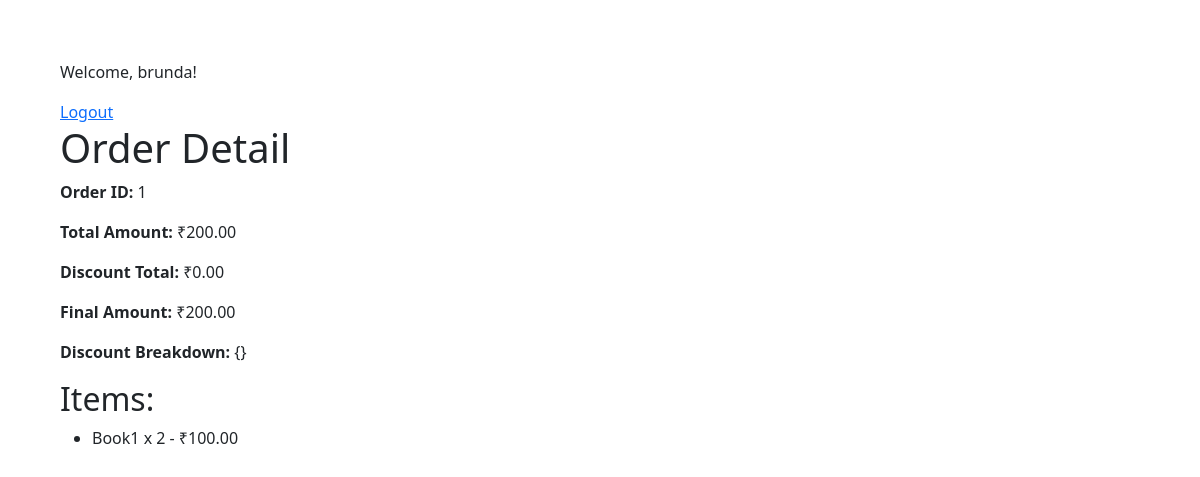
Screenshot of /orders/1/ (signed in) with the database file from the repository.
### storeapp/models.py (models this page shows, shortened)
class Order(models.Model):
    user = models.ForeignKey(User, on_delete=models.CASCADE, related_name='orders')
    created_at = models.DateTimeField(default=timezone.now)
    total_amount = models.DecimalField(max_digits=10, decimal_places=2, default=0.0)
    discount_total = models.DecimalField(max_digits=10, decimal_places=2, default=0.0)
    final_amount = models.DecimalField(max_digits=10, decimal_places=2, default=0.0)
    discount_breakdown = models.TextField(blank=True, null=True)  # e.g., stored as JSON or text

class OrderItem(models.Model):
    order = models.ForeignKey(Order, on_delete=models.CASCADE, related_name='order_items')
    product = models.ForeignKey(Product, on_delete=models.CASCADE)
    quantity = models.PositiveIntegerField(default=1)

class Product(models.Model):
    name = models.CharField(max_length=255)
    category = models.CharField(max_length=255)
    price = models.DecimalField(max_digits=10, decimal_places=2)

### storeapp/views.py (the view)
# urls.py: path('orders/<int:order_id>/', views.order_detail, name='order_detail'),
@login_required
def order_detail(request, order_id):
    order = get_object_or_404(Order, id=order_id, user=request.user)
    return render(request, 'order_detail.html', {'order': order})

### storeapp/templates/order_detail.html
{% extends "base.html" %}
{% block content %}
  <h1>Order Detail</h1>
  <p><strong>Order ID:</strong> {{ order.id }}</p>
  <p><strong>Total Amount:</strong> ₹{{ order.total_amount }}</p>
  <p><strong>Discount Total:</strong> ₹{{ order.discount_total }}</p>
  <p><strong>Final Amount:</strong> ₹{{ order.final_amount }}</p>
  <p><strong>Discount Breakdown:</strong> {{ order.discount_breakdown }}</p>
  <h2>Items:</h2>
  <ul>
    {% for item in order.order_items.all %}
      <li>{{ item.product.name }} x {{ item.quantity }} - ₹{{ item.product.price }}</li>
    {% endfor %}
  </ul>
{% endblock %}

### storeapp/templates/base.html (shortened to what this page needs)
<!DOCTYPE html>
<html>
<head>
    <link href="https://cdn.jsdelivr.net/npm/bootstrap@5.3.3/dist/css/bootstrap.min.css" rel="stylesheet">
    <link rel="stylesheet" href="./index.css">
</head>
<body>
    {% if user.is_authenticated %}
      <p>Welcome, {{ user.username }}!</p>
      <a href="#" onclick="document.getElementById('logout-form').submit();">Logout</a>
    {% else %}
      <a href="{% url 'login' %}">Login</a>
    {% endif %}
    {% block content %}{% endblock %}
</body>
</html>

### storeapp/templates/index.css (style rules this page uses)
body { margin: 10px; padding: 50px; }

### rows the page displays
Order: id "1", total_amount "200.00", discount_total "0.00", final_amount "200.00", discount_breakdown "{}"
OrderItem: product.name "Book1", quantity "2", product.price "100.00"

### other values shown
{{ user.username }} "brunda"
